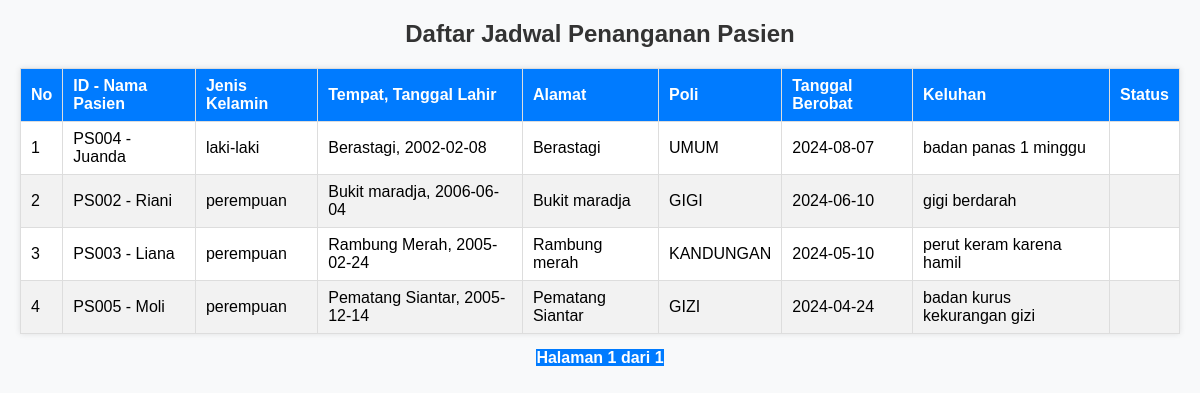
The page /jadwal_penanganannew.php on the database as committed earlier.
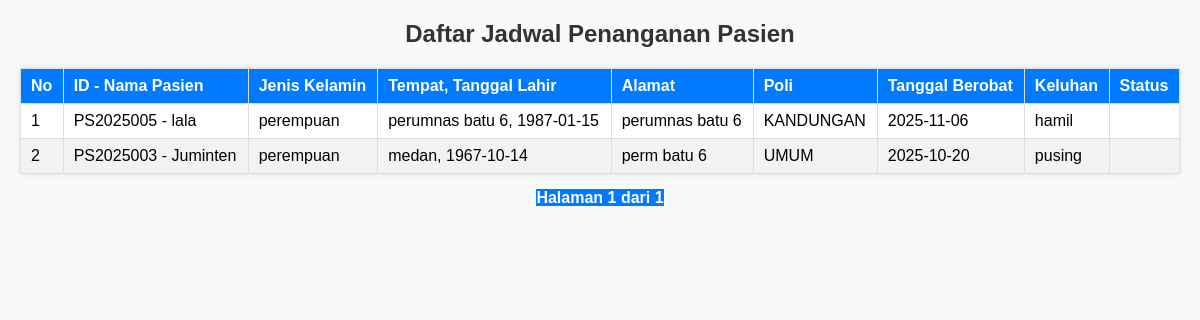
The same page on the database as committed later.
### tables this page shows
CREATE TABLE IF NOT EXISTS `pasien` (
  `id_pasien` varchar(10) NOT NULL,
  `nm_pasien` text NOT NULL,
  `jenkel` varchar(10) NOT NULL,
  `tmpt_lahir` varchar(55) NOT NULL,
  `tgl_lahir` date NOT NULL,
  `alamat` varchar(50) NOT NULL,
  `kd_poli` varchar(50) DEFAULT NULL,
  `kd_dokter` varchar(5) DEFAULT NULL,
  `nm_dokter` varchar(20) DEFAULT NULL,
  `tgl_berobat` date DEFAULT NULL,
  `keluhan` text NOT NULL,
  `no_hp` varchar(5) NOT NULL
);

CREATE TABLE IF NOT EXISTS `poli` (
  `kd_poli` varchar(5) NOT NULL DEFAULT '',
  `nm_poli` varchar(50) NOT NULL
);

### jadwal_penanganannew.php (the view, shortened to what this page needs)
<?php
require_once 'Connections/koneksi.php';
function get_int($key, $default = 0) {
    return isset($_GET[$key]) && is_numeric($_GET[$key]) ? (int) $_GET[$key] : $default;
}
$maxRows_jadwal = 10;
$pageNum_jadwal = get_int('pageNum_jadwal', 0);
$startRow_jadwal = $pageNum_jadwal * $maxRows_jadwal;
$query_jadwal = "
    SELECT pasien.*, poli.nm_poli
    FROM pasien
    INNER JOIN poli ON pasien.kd_poli = poli.kd_poli
    ORDER BY pasien.tgl_berobat DESC
";
$totalRowsResult = mysqli_query($koneksi, "SELECT COUNT(*) AS total FROM pasien");
$totalRowData = mysqli_fetch_assoc($totalRowsResult);
$totalRows_jadwal = (int)$totalRowData['total'];
$query_limit_jadwal = $query_jadwal . " LIMIT " . intval($startRow_jadwal) . ", " . intval($maxRows_jadwal);
$jadwal = mysqli_query($koneksi, $query_limit_jadwal);
$totalPages_jadwal = ceil($totalRows_jadwal / $maxRows_jadwal) - 1;
?>
<!DOCTYPE html>
<html lang="id">
<head>
</head>
<body>
<h2>Daftar Jadwal Penanganan Pasien</h2>
<table>
    <thead>
        <tr>
            <th>No</th>
            <th>ID - Nama Pasien</th>
            <th>Jenis Kelamin</th>
            <th>Tempat, Tanggal Lahir</th>
            <th>Alamat</th>
            <th>Poli</th>
            <th>Tanggal Berobat</th>
            <th>Keluhan</th>
            <th>Status</th>
        </tr>
    </thead>
    <tbody>
        <?php
        $no = $startRow_jadwal + 1;
        while ($row_jadwal = mysqli_fetch_assoc($jadwal)) {
        ?>
        <tr>
            <td><?php echo $no++; ?></td>
            <td><?php echo htmlspecialchars($row_jadwal['id_pasien'] . ' - ' . $row_jadwal['nm_pasien']); ?></td>
            <td><?php echo htmlspecialchars($row_jadwal['jenkel']); ?></td>
            <td><?php echo htmlspecialchars($row_jadwal['tmpt_lahir'] . ', ' . $row_jadwal['tgl_lahir']); ?></td>
            <td><?php echo htmlspecialchars($row_jadwal['alamat']); ?></td>
            <td><?php echo htmlspecialchars($row_jadwal['nm_poli']); ?></td>
            <td><?php echo htmlspecialchars($row_jadwal['tgl_berobat']); ?></td>
            <td><?php echo htmlspecialchars($row_jadwal['keluhan']); ?></td>
            <td><?php echo htmlspecialchars($row_jadwal['status']); ?></td>
        </tr>
        <?php } ?>
    </tbody>
</table>
<div class="pagination">
    <span class="active">Halaman <?php echo $pageNum_jadwal + 1; ?> dari <?php echo $totalPages_jadwal + 1; ?></span>
</div>
</body>
</html>

Rows that differ between the two databases and show on the page:
removed pasien: id_pasien+nm_pasien "PS004 - Juanda", jenkel "laki-laki", tmpt_lahir+tgl_lahir "Berastagi, 2002-02-08", alamat "Berastagi", kd_poli.nm_poli "UMUM", tgl_berobat "2024-08-07", keluhan "badan panas 1 minggu"
removed pasien: id_pasien+nm_pasien "PS002 - Riani", jenkel "perempuan", tmpt_lahir+tgl_lahir "Bukit maradja, 2006-06-04", alamat "Bukit maradja", kd_poli.nm_poli "GIGI", tgl_berobat "2024-06-10", keluhan "gigi berdarah"
removed pasien: id_pasien+nm_pasien "PS003 - Liana", jenkel "perempuan", tmpt_lahir+tgl_lahir "Rambung Merah, 2005-02-24", alamat "Rambung merah", kd_poli.nm_poli "KANDUNGAN", tgl_berobat "2024-05-10", keluhan "perut keram karena hamil"
removed pasien: id_pasien+nm_pasien "PS005 - Moli", jenkel "perempuan", tmpt_lahir+tgl_lahir "Pematang Siantar, 2005-12-14", alamat "Pematang Siantar", kd_poli.nm_poli "GIZI", tgl_berobat "2024-04-24", keluhan "badan kurus kekurangan gizi"
added pasien: id_pasien+nm_pasien "PS2025005 - lala", jenkel "perempuan", tmpt_lahir+tgl_lahir "perumnas batu 6, 1987-01-15", alamat "perumnas batu 6", kd_poli.nm_poli "KANDUNGAN", tgl_berobat "2025-11-06", keluhan "hamil"
added pasien: id_pasien+nm_pasien "PS2025003 - Juminten", jenkel "perempuan", tmpt_lahir+tgl_lahir "medan, 1967-10-14", alamat "perm batu 6", kd_poli.nm_poli "UMUM", tgl_berobat "2025-10-20", keluhan "pusing"
